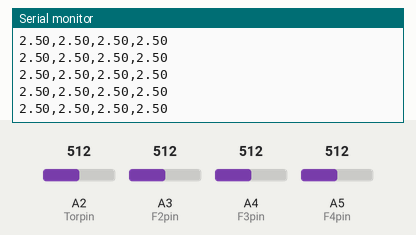
This sketch was run on a simulated Arduino Uno, built with avr-gcc and run on an emulated ATmega328P. Shown: the last lines printed to the serial monitor. The inputs (shaded band) are chosen by the test bench; at power-on: A2 (Torpin) = 512, A3 (F2pin) = 512, A4 (F3pin) = 512, A5 (F4pin) = 512.

Above: at 1.2 s.
1.3 s: A2 (Torpin) set to 716
At 2.3 s:
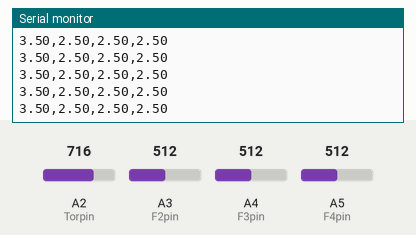
2.8 s: A3 (F2pin) set to 716
At 3.3 s:
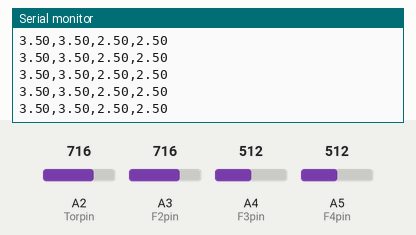
5.8 s: A4 (F3pin) set to 716
At 6.8 s:
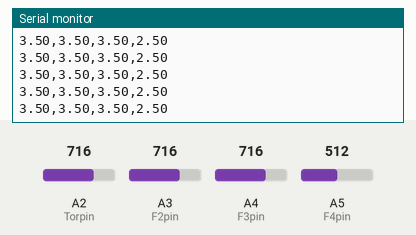
7.3 s: A5 (F4pin) set to 716
At 8.0 s:
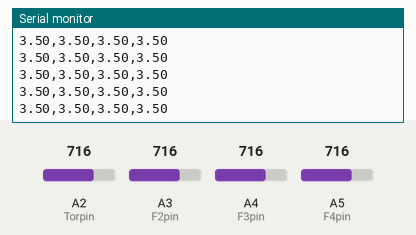
8.8 s: A2 (Torpin) set to 992
At 9.9 s:
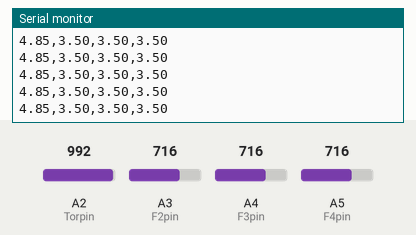
11.8 s: A3 (F2pin) set to 992
At 12.3 s:
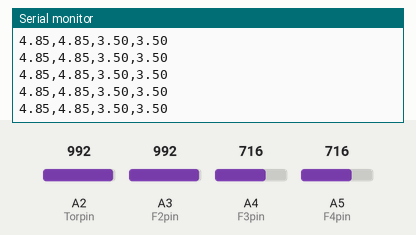
Timing chart, 0 to 14.3 s (numbered marks = the images above; inputs shaded):
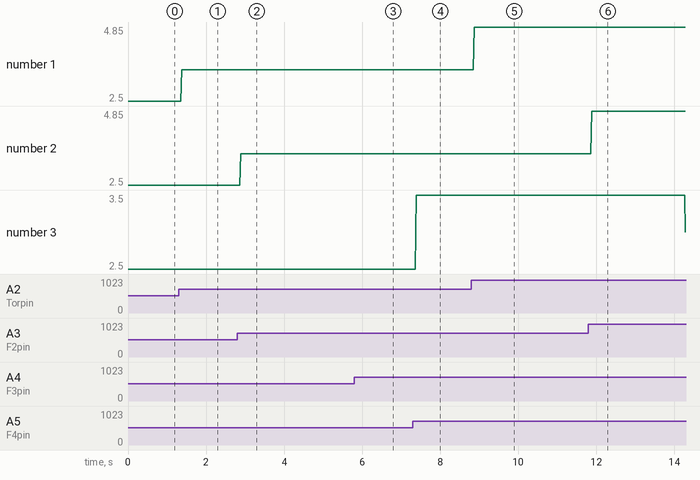

The sketch:

tekscanFSR.ino
```cpp
#define Torpin A2  // for b1: N/A for b2: M   red wire   // THIS WILL BE TORQUE PIN
#define F2pin A3  // for b1: BO  for b2: RO  white wire
#define F3pin A4  // for b1: RO  for b2: P or R  yellow wire
#define F4pin A5  // for b1: GW  for b2: BO  green wire

float Tor;
float F2;
float F3;
float F4;
float Torvolt;
float F2volt;
float F3volt;
float F4volt;


void setup()
{

 Serial.begin(9600);
  pinMode(Torpin, INPUT);
  pinMode(F2pin, INPUT);
  pinMode(F3pin, INPUT);
  pinMode(F4pin, INPUT);

}

void loop()
{
  // Read Values

 Tor = analogRead(Torpin);
 F2 = analogRead(F2pin);
 F3 = analogRead(F3pin);
 F4 = analogRead(F4pin);
 Torvolt = Tor * (5.0/1023.0);
 F2volt = F2 * (5.0/1023.0);
 F3volt = F3 * (5.0/1023.0);
 F4volt = F4 * (5.0/1023.0);

   // Send values to LabVIEW
   Serial.print(Torvolt);
   Serial.print(",");
   Serial.print(F2volt);
   Serial.print(",");
   Serial.print(F3volt);
   Serial.print(",");
   Serial.println(F4volt);

   delay(1);

}
```

Measured:
- after the input at 1.3 s, the serial monitor: prints a new line after 0.08 s (image 1)
- after the input at 2.8 s, the serial monitor: prints a new line after 0.08 s (image 2)
- after the input at 5.8 s, the serial monitor: prints a new line after 0.08 s (image 3)
- after the input at 7.3 s, the serial monitor: prints a new line after 0.08 s (image 4)
- after the input at 8.8 s, the serial monitor: prints a new line after 0.07 s (image 5)
- after the input at 11.8 s, the serial monitor: prints a new line after 0.08 s (image 6)
- plotted number 1: 2.5 → 3.5 after the input at 1.3 s, 3.5 → 4.85 after the input at 8.8 s
